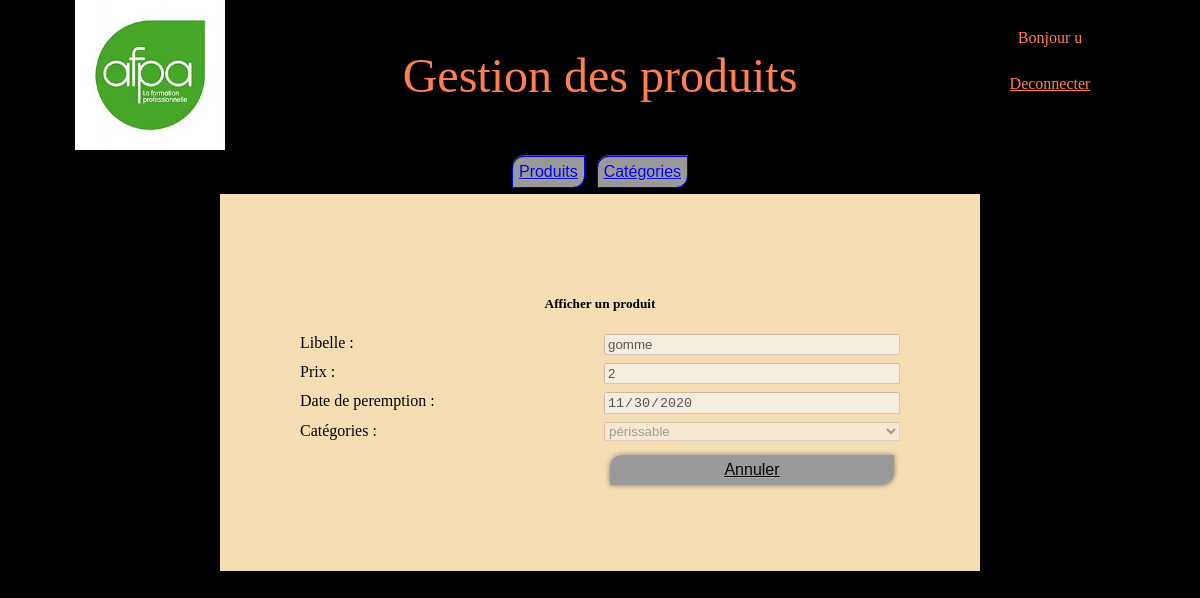
/index.php?page=formProduit&mode=Editer&id=1 (signed in), run on the app's committed database.
### tables this page shows
CREATE TABLE IF NOT EXISTS texte (
  idTexte int NOT NULL AUTO_INCREMENT PRIMARY KEY,
  codeTexte varchar(50) NOT NULL,
  FR text,
  EN text
);

CREATE TABLE IF NOT EXISTS produits (
  idProduit int (11) NOT NULL AUTO_INCREMENT,
  libelleProduit varchar (50) NOT NULL,
  prix int (11) NOT NULL,
  dateDePeremption date NOT NULL,
  idCategorie int (11) NOT NULL,
  PRIMARY KEY (idProduit),
  KEY FK_Produit_Categorie (idCategorie)
);

### PHP/MODEL/MANAGER/TexteManager.Class.php (called while the page is built, shortened)
<?php
class TexteManager
{
	public static function findByCodes($codeLangue,$codeTexte)
	{
		$db=DbConnect::getDb();
		$q=$db->prepare("SELECT $codeLangue FROM `texte` WHERE `codeTexte` = :codeTexte");
		$q->bindValue(":codeTexte", $codeTexte,PDO::PARAM_STR);
		$q->execute();
		$results = $q->fetch(PDO::FETCH_ASSOC);
		if($results != false)
		{
			return $results[$codeLangue];
		}
		else
		{
			return false;
		}
	}
}

### PHP/CONTROLLER/CLASSE/Utilisateurs.Class.php (called while the page is built, shortened)
<?php
class Utilisateurs
{
	private $_nom;
	private $_role;
	public function getNom()
	{
		return $this->_nom;
	}
	public function getRole()
	{
		return $this->_role;
	}
}

### PHP/MODEL/MANAGER/ProduitsManager.Class.php (called while the page is built, shortened)
<?php
class ProduitsManager
{
    public static function findById($id)
    {
        $db = DbConnect::getDb();
        $id = (int) $id;
        $q = $db->query("SELECT * FROM Produits WHERE idProduit=" . $id);
        $results = $q->fetch(PDO::FETCH_ASSOC);
        if ($results != false)
        {
            return new Produits($results);
        }
        else
        {
            return false;
        }
    }
}

### PHP/CONTROLLER/CLASSE/Produits.class.php (called while the page is built, shortened)
<?php
class Produits
{
    private $_libelleProduit;
    private $_prix;
    private $_dateDePeremption;
    private $_idCategorie;
    public function setIdProduit($_idProduit)
    {
        return $this->_idProduit = $_idProduit;
    }
    public function getLibelleProduit()
    {
        return $this->_libelleProduit;
    }
    public function setLibelleProduit($_libelleProduit)
    {
        return $this->_libelleProduit = $_libelleProduit;
    }
    public function getPrix()
    {
        return $this->_prix;
    }
    public function setPrix($_prix)
    {
        return $this->_prix = $_prix;
    }
    public function getDateDePeremption()
    {
        return $this->_dateDePeremption;
    }
    public function setDateDePeremption($_dateDePeremption)
    {
        return $this->_dateDePeremption = $_dateDePeremption;
    }
    public function getIdCategorie()
    {
        return $this->_idCategorie;
    }
    public function setIdCategorie(int $idCategorie)
    {
        $this->_idCategorie = $idCategorie;
    }
    public function hydrate($data)
    {
        foreach ($data as $key => $value)
        {
            $methode = "set" . ucfirst($key);
        }
    }
}

### PHP/MODEL/MANAGER/CategoriesManager.Class.php (called while the page is built, shortened)
<?php
class CategoriesManager
{
	public static function getList()
	{
 		$db=DbConnect::getDb();
		$liste = [];
		$q = $db->query("SELECT * FROM Categories");
		while($donnees = $q->fetch(PDO::FETCH_ASSOC))
		{
			if($donnees != false)
			{
				$liste[] = new Categories($donnees);
			}
		}
		return $liste;
	}
}

### PHP/CONTROLLER/CLASSE/Categories.Class.php (called while the page is built, shortened)
<?php
class Categories
{
	private $_idCategorie;
	private $_libelleCategorie;
	public function getIdCategorie()
	{
		return $this->_idCategorie;
	}
	public function setIdCategorie($idCategorie)
	{
		$this->_idCategorie=$idCategorie;
	}
	public function getLibelleCategorie()
	{
		return $this->_libelleCategorie;
	}
	public function setLibelleCategorie($libelleCategorie)
	{
		$this->_libelleCategorie=$libelleCategorie;
	}
	public function hydrate($data)
	{
 		foreach ($data as $key => $value)
		{
 			$methode = "set".ucfirst($key);
		}
	}
}

### PHP/VIEW/FORM/FormProduit.php (the view, shortened to what this page needs)
<?php
$defaultMode =  $_GET['mode'];
$modeTraduit = texte($defaultMode);
echo '<div class="demiPage colonne">';
echo '<div id="DivSousTitre" >';
$disabled = " ";
switch ($defaultMode) {
    case "Editer":
    case "Supprimer":
        $disabled = " disabled ";
        break;
}
echo '<h5>' . $modeTraduit . texte('CrudProduit') . '</h5></div>
<form id="formulaire" method="post" action="index.php?page=actionProduit&mode=' . $defaultMode . '">';
if (isset($_GET['id'])) {
    $prod = ProduitsManager::findById($_GET['id']);
    $idCateg = $prod->getIdCategorie();
} else {
    $prod = new Produits();
    $idCateg = null;
}
$listeCateg = CategoriesManager::getList();
echo '  <label>' . texte('Libelle') . ' :</label>
        <input type="text" name="libelleProduit" value="' . $prod->getLibelleProduit() . '"' . $disabled . '>';
echo '  <label>' . texte('Prix') . ' :</label>
        <input type="number" name="prix" value="' . $prod->getPrix() . '"' . $disabled . '>';
echo '  <label>' . texte('DatePeremption') . ' :</label>
        <input type="date" name="dateDePeremption" value="' . $prod->getDateDePeremption() . '"' . $disabled . '>';
echo '  <label>' . texte('Categories') . ' :</label>
        <select name="idCategorie" ' . $disabled . '>';
foreach ($listeCateg as $uneCategorie) {
    $sel = "";
    if ($uneCategorie->getIdCategorie() == $idCateg) {
        $sel = "selected";
    }
    echo '<option value="' . $uneCategorie->getIdCategorie() . '" ' . $sel . ' >' . $uneCategorie->getLibelleCategorie() . '</option>';
}
echo '</select>';
if ($defaultMode != 'Editer')
    echo '<input type="submit" value="' . $modeTraduit . '" class=" crudBtn crudBtn' . $defaultMode . '"/>';
else echo '<div></div>';
echo '
<a href="index.php?page=listeProduit" class=" crudBtn crudBtnRetour">' . texte('Annuler') . '</a>
</div>
</form>';

### PHP/VIEW/GENERAL/Header.php
<body class="colonne">
    <header>
        <div class="demi"></div>
        <div><img src="./IMG/Logo_afpa.jpg" alt=""></div>
        <div class="titre"><?php echo $titre; ?></div>
        <div class="colonne">
            <?php
            if (isset($_SESSION['utilisateur'])) {
                echo '<div class="texteColore centrer">'. texte('Bonjour') ." ". $_SESSION['utilisateur']->getNom() . '</div>';
                echo '<div><a href="index.php?page=deconnection" class="texteColore centrer">'. texte("Deconnecter") .'</a></div>';
            } else {
                echo '<a href="index.php?page=connection" class="texteColore centrer">'. texte("Connexion") .'</a>';
            }
            ?>
        </div>
        <div class="demi"></div>
    </header>

### PHP/VIEW/GENERAL/Nav.php
<?php
if (isset($_SESSION['utilisateur'])) {
    if ($_SESSION['utilisateur']->getRole() == 1) {
        $classeCouleur = "blue";
    } else {
        $classeCouleur = "green";
    }
    echo '<nav>
    <button class="crudBtn crudBtnRetour ' . $classeCouleur . '"><a href="index.php?page=listeProduit">'. texte("Produits"). '</a></button>
    <button class="crudBtn crudBtnRetour ' . $classeCouleur . '"><a href="index.php?page=listeCategorie">'. texte("Categories"). '</a></button>
        </nav>';
}

### CSS/style.css (style rules this page uses)
html,body { margin: 0; padding: 0; }
body, header,div, nav, main, section, .flex { display: flex; flex: 1; justify-content: center; }
body { background-color: black; }
img { width: 100%; }
.colonne { flex-direction: column; }
.demi { flex:0.5; }
.texteColore { color: coral; }
.centrer { align-items: center; }
.titre { flex: 5; color: coral; font-size: 3em; justify-content: center; align-items: center; }
.demiPage { width: 50vw; align-self: center; background-color: wheat; padding: 5em; }
.crudBtn { font-family: Arial, sans-serif; font-size: 1em; text-align: center; color: #000; border-radius: 12px 0 12px 0; box-shadow: 0 0 5px rgba(0, 0, 0, 0.5), 0 -1px 0 rgba(255, 255, 255, 0.4); text-shadow: 0px 1px 0px rgba(255, 255, 255, 0.2); margin: 0.5vw; padding: 0.5vw; }
.crudBtnRetour { background: linear-gradient(#999, #999); }
form { display: grid; grid-template-columns: 1fr 1fr; grid-gap: 0.5em; grid-auto-rows: minmax(1em, auto); }
.blue { border:1px solid blue; }

### data on the page
texte: FR "Gestion des produits"
texte: FR "Bonjour"
texte: FR "Deconnecter"
texte: FR "Produits"
texte: FR "Catégories"
texte: FR "Afficher"
texte: FR "un produit"
texte: FR "Libelle"
produits: libelleProduit "gomme", prix "2", dateDePeremption "11/30/2020"
texte: FR "Prix"
texte: FR "Date de peremption"
texte: FR "Annuler"

### other printed values
$_SESSION['utilisateur']->getNom() "u"
form field idCategorie "périssable"
